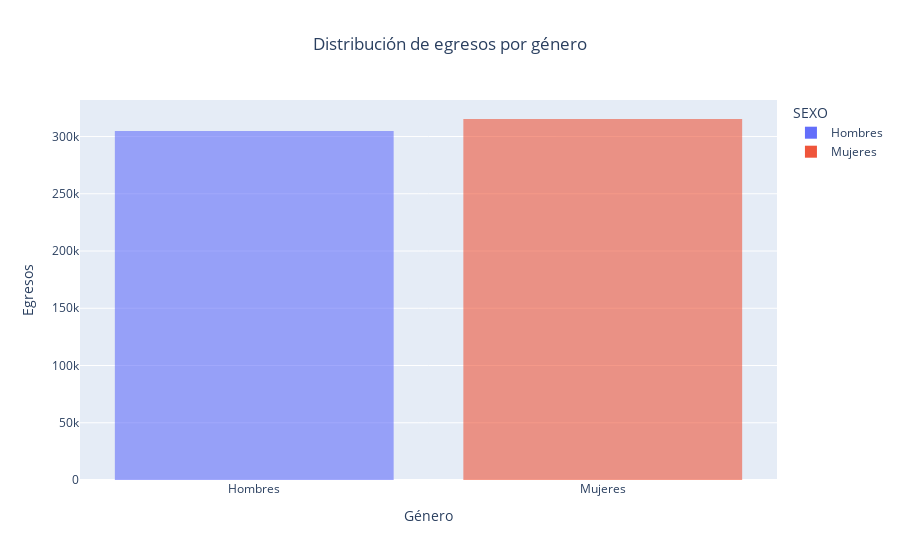

The notebook cell saved with this chart:
### Code cell
fig_defun = px.histogram(
    df_agrupado,
    x = "SEXO",
    y = "Cantidad",
    color = "SEXO",
    nbins = 2,
    barmode = "overlay",
    opacity = 0.6,
    title = "Distribución de egresos por género"
)

fig_defun.update_layout(
    xaxis_title="Género",
    yaxis_title="Egresos",
    title_x=0.5
)

fig_defun.show()
fig_defun.write_html("distribucion_egresos_diabetes_genero.html")

### Figure 1 — Plotly figure (JSON) as saved in the notebook; plotly's stock layout.template omitted (floating-point values rounded to 4 significant figures)
{"data": [{"bingroup": "x", "histfunc": "sum", "hovertemplate": "SEXO=%{x}<br>sum of Cantidad=%{y}<extra></extra>", "legendgroup": "Hombres", "marker": {"color": "#636efa", "opacity": 0.6, "pattern": {"shape": ""}}, "name": "Hombres", "nbinsx": 2, "orientation": "v", "showlegend": true, "type": "histogram", "x": ["Hombres"], "xaxis": "x", "y": [304836], "yaxis": "y"}, {"bingroup": "x", "histfunc": "sum", "hovertemplate": "SEXO=%{x}<br>sum of Cantidad=%{y}<extra></extra>", "legendgroup": "Mujeres", "marker": {"color": "#EF553B", "opacity": 0.6, "pattern": {"shape": ""}}, "name": "Mujeres", "nbinsx": 2, "orientation": "v", "showlegend": true, "type": "histogram", "x": ["Mujeres"], "xaxis": "x", "y": [315313], "yaxis": "y"}], "layout": {"barmode": "overlay", "legend": {"title": {"text": "SEXO"}, "tracegroupgap": 0}, "title": {"text": "Distribución de egresos por género", "x": 0.5}, "xaxis": {"anchor": "y", "categoryarray": ["Hombres", "Mujeres"], "categoryorder": "array", "domain": [0, 1], "title": {"text": "Género"}}, "yaxis": {"anchor": "x", "domain": [0, 1], "title": {"text": "Egresos"}}}}
